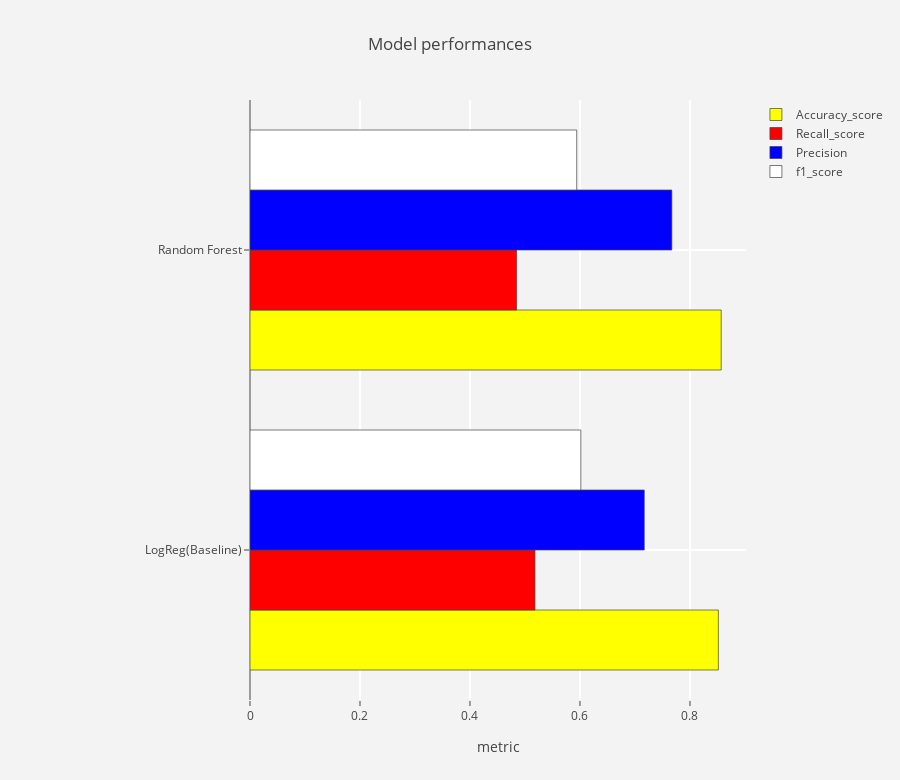

This figure's notebook cell:
### Markdown cell above
# Model Comparision

### Code cell
model_performances
def output_tracer(metric,color) :
    tracer = go.Bar(y = model_performances["Model"] ,
                    x = model_performances[metric],
                    orientation = "h",name = metric ,
                    marker = dict(line = dict(width =.7),
                                  color = color)
                   )
    return tracer

layout = go.Layout(dict(title = "Model performances",
                        plot_bgcolor  = "rgb(243,243,243)",
                        paper_bgcolor = "rgb(243,243,243)",
                        xaxis = dict(gridcolor = 'rgb(255, 255, 255)',
                                     title = "metric",
                                     zerolinewidth=1,
                                     ticklen=5,gridwidth=2),
                        yaxis = dict(gridcolor = 'rgb(255, 255, 255)',
                                     zerolinewidth=1,ticklen=5,gridwidth=2),
                        margin = dict(l = 250),
                        height = 780
                       )
                  )


trace1  = output_tracer("Accuracy_score","yellow")
trace2  = output_tracer('Recall_score',"red")
trace3  = output_tracer('Precision',"blue")
trace4  = output_tracer('f1_score',"white")

data = [trace1,trace2,trace3,trace4]
fig = go.Figure(data=data,layout=layout)
py.iplot(fig)

### Figure 1 — Plotly figure (JSON) as saved in the notebook; plotly's stock layout.template omitted (floating-point values rounded to 4 significant figures)
{"data": [{"marker": {"color": "yellow", "line": {"width": 0.7}}, "name": "Accuracy_score", "orientation": "h", "type": "bar", "uid": "3145caac-9028-4fae-a14d-69afd246e25f", "x": [0.8516, 0.8568], "y": ["LogReg(Baseline)", "Random Forest"]}, {"marker": {"color": "red", "line": {"width": 0.7}}, "name": "Recall_score", "orientation": "h", "type": "bar", "uid": "194f9e41-b4a6-46ab-8243-969894aa8f0d", "x": [0.5182, 0.4847], "y": ["LogReg(Baseline)", "Random Forest"]}, {"marker": {"color": "blue", "line": {"width": 0.7}}, "name": "Precision", "orientation": "h", "type": "bar", "uid": "f53e7fd5-afa9-41cb-88a5-8d6f1a57ce47", "x": [0.7169, 0.767], "y": ["LogReg(Baseline)", "Random Forest"]}, {"marker": {"color": "white", "line": {"width": 0.7}}, "name": "f1_score", "orientation": "h", "type": "bar", "uid": "625b0dc5-404b-45a6-bdc5-1af84d85b8ee", "x": [0.6016, 0.5941], "y": ["LogReg(Baseline)", "Random Forest"]}], "layout": {"height": 780, "margin": {"l": 250}, "paper_bgcolor": "rgb(243,243,243)", "plot_bgcolor": "rgb(243,243,243)", "title": {"text": "Model performances"}, "xaxis": {"gridcolor": "rgb(255, 255, 255)", "gridwidth": 2, "ticklen": 5, "title": {"text": "metric"}, "zerolinewidth": 1}, "yaxis": {"gridcolor": "rgb(255, 255, 255)", "gridwidth": 2, "ticklen": 5, "zerolinewidth": 1}}}
